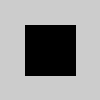
Frame 1 (no input)
Frame 60 (the mouse pressed at the canvas centre just before this capture): identical to frame 1, image omitted
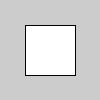
Frame 120 (the mouse held since frame 60 and released just before this capture)

The Processing sketch that drew these frames (run headless with seeded random() and noise(); from frame 60 on, the mouse is pressed at the canvas centre):

// Processing sketch: Mouse_Example_2_6
// ── Mouse_Example_2_6.pde
/* Lab-2a - Selection and Events
 * Conditional Example 2.6
 *
 * Version: 1.0
 * By: Kieron Garvey
 * Date: 23/Jan/2023
 */

void setup() {
  size(100,100);
}

void draw() {
  background(204);
  if (mousePressed == true)    
  {
       fill(255); // white
   } else {
       fill(0);     // black
   }
   rect(25, 25, 50, 50);
}
